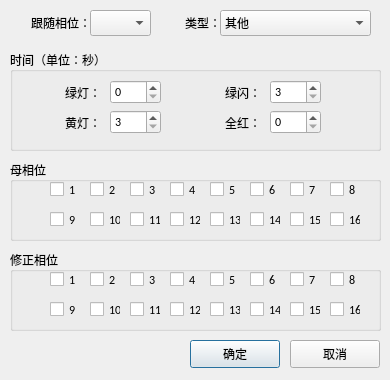
<?xml version="1.0" encoding="UTF-8"?>
<ui version="4.0">
 <class>overlap_dialog</class>
 <widget class="QDialog" name="overlap_dialog">
  <property name="geometry">
   <rect>
    <x>0</x>
    <y>0</y>
    <width>390</width>
    <height>380</height>
   </rect>
  </property>
  <property name="font">
   <font>
    <family>Calibri</family>
   </font>
  </property>
  <property name="windowTitle">
   <string>跟随相位编辑</string>
  </property>
  <widget class="QLabel" name="label">
   <property name="geometry">
    <rect>
     <x>10</x>
     <y>10</y>
     <width>81</width>
     <height>26</height>
    </rect>
   </property>
   <property name="text">
    <string>跟随相位：</string>
   </property>
   <property name="alignment">
    <set>Qt::AlignRight|Qt::AlignTrailing|Qt::AlignVCenter</set>
   </property>
  </widget>
  <widget class="QPushButton" name="pushButton_confirm">
   <property name="geometry">
    <rect>
     <x>190</x>
     <y>340</y>
     <width>90</width>
     <height>28</height>
    </rect>
   </property>
   <property name="text">
    <string>确定</string>
   </property>
  </widget>
  <widget class="QPushButton" name="pushButton_cancel">
   <property name="geometry">
    <rect>
     <x>290</x>
     <y>340</y>
     <width>90</width>
     <height>28</height>
    </rect>
   </property>
   <property name="text">
    <string>取消</string>
   </property>
  </widget>
  <widget class="QComboBox" name="comboBox_OverlapNum">
   <property name="geometry">
    <rect>
     <x>90</x>
     <y>10</y>
     <width>61</width>
     <height>26</height>
    </rect>
   </property>
  </widget>
  <widget class="QGroupBox" name="groupBox_Auxillary">
   <property name="enabled">
    <bool>true</bool>
   </property>
   <property name="geometry">
    <rect>
     <x>10</x>
     <y>50</y>
     <width>371</width>
     <height>101</height>
    </rect>
   </property>
   <property name="font">
    <font>
     <family>Calibri</family>
    </font>
   </property>
   <property name="mouseTracking">
    <bool>false</bool>
   </property>
   <property name="title">
    <string>时间（单位：秒）</string>
   </property>
   <widget class="QLabel" name="label_4">
    <property name="geometry">
     <rect>
      <x>10</x>
      <y>30</y>
      <width>81</width>
      <height>26</height>
     </rect>
    </property>
    <property name="text">
     <string>绿灯：</string>
    </property>
    <property name="alignment">
     <set>Qt::AlignRight|Qt::AlignTrailing|Qt::AlignVCenter</set>
    </property>
   </widget>
   <widget class="QLabel" name="label_6">
    <property name="geometry">
     <rect>
      <x>10</x>
      <y>60</y>
      <width>81</width>
      <height>26</height>
     </rect>
    </property>
    <property name="text">
     <string>黄灯：</string>
    </property>
    <property name="alignment">
     <set>Qt::AlignRight|Qt::AlignTrailing|Qt::AlignVCenter</set>
    </property>
   </widget>
   <widget class="QLabel" name="label_7">
    <property name="geometry">
     <rect>
      <x>160</x>
      <y>60</y>
      <width>91</width>
      <height>26</height>
     </rect>
    </property>
    <property name="text">
     <string>全红：</string>
    </property>
    <property name="alignment">
     <set>Qt::AlignRight|Qt::AlignTrailing|Qt::AlignVCenter</set>
    </property>
   </widget>
   <widget class="QSpinBox" name="spinBox_Green">
    <property name="geometry">
     <rect>
      <x>100</x>
      <y>30</y>
      <width>51</width>
      <height>24</height>
     </rect>
    </property>
    <property name="maximum">
     <number>255</number>
    </property>
   </widget>
   <widget class="QSpinBox" name="spinBox_Yellow">
    <property name="geometry">
     <rect>
      <x>100</x>
      <y>60</y>
      <width>51</width>
      <height>24</height>
     </rect>
    </property>
    <property name="minimum">
     <number>3</number>
    </property>
    <property name="maximum">
     <number>25</number>
    </property>
   </widget>
   <widget class="QSpinBox" name="spinBox_AllRed">
    <property name="geometry">
     <rect>
      <x>260</x>
      <y>60</y>
      <width>51</width>
      <height>24</height>
     </rect>
    </property>
    <property name="maximum">
     <number>25</number>
    </property>
   </widget>
   <widget class="QLabel" name="label_8">
    <property name="geometry">
     <rect>
      <x>160</x>
      <y>30</y>
      <width>91</width>
      <height>26</height>
     </rect>
    </property>
    <property name="text">
     <string>绿闪：</string>
    </property>
    <property name="alignment">
     <set>Qt::AlignRight|Qt::AlignTrailing|Qt::AlignVCenter</set>
    </property>
   </widget>
   <widget class="QSpinBox" name="spinBox_GreenFlash">
    <property name="geometry">
     <rect>
      <x>260</x>
      <y>30</y>
      <width>51</width>
      <height>24</height>
     </rect>
    </property>
    <property name="minimum">
     <number>3</number>
    </property>
    <property name="maximum">
     <number>25</number>
    </property>
   </widget>
  </widget>
  <widget class="QGroupBox" name="groupBox_Special">
   <property name="geometry">
    <rect>
     <x>10</x>
     <y>160</y>
     <width>371</width>
     <height>81</height>
    </rect>
   </property>
   <property name="contextMenuPolicy">
    <enum>Qt::NoContextMenu</enum>
   </property>
   <property name="acceptDrops">
    <bool>false</bool>
   </property>
   <property name="autoFillBackground">
    <bool>false</bool>
   </property>
   <property name="title">
    <string>母相位</string>
   </property>
   <widget class="QCheckBox" name="checkBox_S1">
    <property name="geometry">
     <rect>
      <x>40</x>
      <y>20</y>
      <width>31</width>
      <height>19</height>
     </rect>
    </property>
    <property name="text">
     <string>1</string>
    </property>
   </widget>
   <widget class="QCheckBox" name="checkBox_S2">
    <property name="geometry">
     <rect>
      <x>80</x>
      <y>20</y>
      <width>31</width>
      <height>19</height>
     </rect>
    </property>
    <property name="text">
     <string>2</string>
    </property>
   </widget>
   <widget class="QCheckBox" name="checkBox_S5">
    <property name="geometry">
     <rect>
      <x>200</x>
      <y>20</y>
      <width>31</width>
      <height>19</height>
     </rect>
    </property>
    <property name="text">
     <string>5</string>
    </property>
   </widget>
   <widget class="QCheckBox" name="checkBox_S3">
    <property name="geometry">
     <rect>
      <x>120</x>
      <y>20</y>
      <width>31</width>
      <height>19</height>
     </rect>
    </property>
    <property name="text">
     <string>3</string>
    </property>
   </widget>
   <widget class="QCheckBox" name="checkBox_S4">
    <property name="geometry">
     <rect>
      <x>160</x>
      <y>20</y>
      <width>31</width>
      <height>19</height>
     </rect>
    </property>
    <property name="text">
     <string>4</string>
    </property>
   </widget>
   <widget class="QCheckBox" name="checkBox_S6">
    <property name="geometry">
     <rect>
      <x>240</x>
      <y>20</y>
      <width>31</width>
      <height>19</height>
     </rect>
    </property>
    <property name="text">
     <string>6</string>
    </property>
   </widget>
   <widget class="QCheckBox" name="checkBox_S7">
    <property name="geometry">
     <rect>
      <x>280</x>
      <y>20</y>
      <width>31</width>
      <height>19</height>
     </rect>
    </property>
    <property name="text">
     <string>7</string>
    </property>
   </widget>
   <widget class="QCheckBox" name="checkBox_S8">
    <property name="geometry">
     <rect>
      <x>320</x>
      <y>20</y>
      <width>31</width>
      <height>19</height>
     </rect>
    </property>
    <property name="text">
     <string>8</string>
    </property>
   </widget>
   <widget class="QCheckBox" name="checkBox_S11">
    <property name="geometry">
     <rect>
      <x>120</x>
      <y>50</y>
      <width>31</width>
      <height>19</height>
     </rect>
    </property>
    <property name="text">
     <string>11</string>
    </property>
   </widget>
   <widget class="QCheckBox" name="checkBox_S15">
    <property name="geometry">
     <rect>
      <x>280</x>
      <y>50</y>
      <width>31</width>
      <height>19</height>
     </rect>
    </property>
    <property name="text">
     <string>15</string>
    </property>
   </widget>
   <widget class="QCheckBox" name="checkBox_S16">
    <property name="geometry">
     <rect>
      <x>320</x>
      <y>50</y>
      <width>31</width>
      <height>19</height>
     </rect>
    </property>
    <property name="text">
     <string>16</string>
    </property>
   </widget>
   <widget class="QCheckBox" name="checkBox_S12">
    <property name="geometry">
     <rect>
      <x>160</x>
      <y>50</y>
      <width>31</width>
      <height>19</height>
     </rect>
    </property>
    <property name="text">
     <string>12</string>
    </property>
   </widget>
   <widget class="QCheckBox" name="checkBox_S13">
    <property name="geometry">
     <rect>
      <x>200</x>
      <y>50</y>
      <width>31</width>
      <height>19</height>
     </rect>
    </property>
    <property name="text">
     <string>13</string>
    </property>
   </widget>
   <widget class="QCheckBox" name="checkBox_S14">
    <property name="geometry">
     <rect>
      <x>240</x>
      <y>50</y>
      <width>31</width>
      <height>19</height>
     </rect>
    </property>
    <property name="text">
     <string>14</string>
    </property>
   </widget>
   <widget class="QCheckBox" name="checkBox_S9">
    <property name="geometry">
     <rect>
      <x>40</x>
      <y>50</y>
      <width>31</width>
      <height>19</height>
     </rect>
    </property>
    <property name="text">
     <string>9</string>
    </property>
   </widget>
   <widget class="QCheckBox" name="checkBox_S10">
    <property name="geometry">
     <rect>
      <x>80</x>
      <y>50</y>
      <width>31</width>
      <height>19</height>
     </rect>
    </property>
    <property name="text">
     <string>10</string>
    </property>
   </widget>
  </widget>
  <widget class="QGroupBox" name="groupBox_Special_2">
   <property name="geometry">
    <rect>
     <x>10</x>
     <y>250</y>
     <width>371</width>
     <height>81</height>
    </rect>
   </property>
   <property name="contextMenuPolicy">
    <enum>Qt::NoContextMenu</enum>
   </property>
   <property name="acceptDrops">
    <bool>false</bool>
   </property>
   <property name="autoFillBackground">
    <bool>false</bool>
   </property>
   <property name="title">
    <string>修正相位</string>
   </property>
   <widget class="QCheckBox" name="checkBox_M1">
    <property name="geometry">
     <rect>
      <x>40</x>
      <y>20</y>
      <width>31</width>
      <height>19</height>
     </rect>
    </property>
    <property name="text">
     <string>1</string>
    </property>
   </widget>
   <widget class="QCheckBox" name="checkBox_M2">
    <property name="geometry">
     <rect>
      <x>80</x>
      <y>20</y>
      <width>31</width>
      <height>19</height>
     </rect>
    </property>
    <property name="text">
     <string>2</string>
    </property>
   </widget>
   <widget class="QCheckBox" name="checkBox_M5">
    <property name="geometry">
     <rect>
      <x>200</x>
      <y>20</y>
      <width>31</width>
      <height>19</height>
     </rect>
    </property>
    <property name="text">
     <string>5</string>
    </property>
   </widget>
   <widget class="QCheckBox" name="checkBox_M3">
    <property name="geometry">
     <rect>
      <x>120</x>
      <y>20</y>
      <width>31</width>
      <height>19</height>
     </rect>
    </property>
    <property name="text">
     <string>3</string>
    </property>
   </widget>
   <widget class="QCheckBox" name="checkBox_M4">
    <property name="geometry">
     <rect>
      <x>160</x>
      <y>20</y>
      <width>31</width>
      <height>19</height>
     </rect>
    </property>
    <property name="text">
     <string>4</string>
    </property>
   </widget>
   <widget class="QCheckBox" name="checkBox_M6">
    <property name="geometry">
     <rect>
      <x>240</x>
      <y>20</y>
      <width>31</width>
      <height>19</height>
     </rect>
    </property>
    <property name="text">
     <string>6</string>
    </property>
   </widget>
   <widget class="QCheckBox" name="checkBox_M7">
    <property name="geometry">
     <rect>
      <x>280</x>
      <y>20</y>
      <width>31</width>
      <height>19</height>
     </rect>
    </property>
    <property name="text">
     <string>7</string>
    </property>
   </widget>
   <widget class="QCheckBox" name="checkBox_M8">
    <property name="geometry">
     <rect>
      <x>320</x>
      <y>20</y>
      <width>31</width>
      <height>19</height>
     </rect>
    </property>
    <property name="text">
     <string>8</string>
    </property>
   </widget>
   <widget class="QCheckBox" name="checkBox_M11">
    <property name="geometry">
     <rect>
      <x>120</x>
      <y>50</y>
      <width>31</width>
      <height>19</height>
     </rect>
    </property>
    <property name="text">
     <string>11</string>
    </property>
   </widget>
   <widget class="QCheckBox" name="checkBox_M15">
    <property name="geometry">
     <rect>
      <x>280</x>
      <y>50</y>
      <width>31</width>
      <height>19</height>
     </rect>
    </property>
    <property name="text">
     <string>15</string>
    </property>
   </widget>
   <widget class="QCheckBox" name="checkBox_M16">
    <property name="geometry">
     <rect>
      <x>320</x>
      <y>50</y>
      <width>31</width>
      <height>19</height>
     </rect>
    </property>
    <property name="text">
     <string>16</string>
    </property>
   </widget>
   <widget class="QCheckBox" name="checkBox_M12">
    <property name="geometry">
     <rect>
      <x>160</x>
      <y>50</y>
      <width>31</width>
      <height>19</height>
     </rect>
    </property>
    <property name="text">
     <string>12</string>
    </property>
   </widget>
   <widget class="QCheckBox" name="checkBox_M13">
    <property name="geometry">
     <rect>
      <x>200</x>
      <y>50</y>
      <width>31</width>
      <height>19</height>
     </rect>
    </property>
    <property name="text">
     <string>13</string>
    </property>
   </widget>
   <widget class="QCheckBox" name="checkBox_M14">
    <property name="geometry">
     <rect>
      <x>240</x>
      <y>50</y>
      <width>31</width>
      <height>19</height>
     </rect>
    </property>
    <property name="text">
     <string>14</string>
    </property>
   </widget>
   <widget class="QCheckBox" name="checkBox_M9">
    <property name="geometry">
     <rect>
      <x>40</x>
      <y>50</y>
      <width>31</width>
      <height>19</height>
     </rect>
    </property>
    <property name="text">
     <string>9</string>
    </property>
   </widget>
   <widget class="QCheckBox" name="checkBox_M10">
    <property name="geometry">
     <rect>
      <x>80</x>
      <y>50</y>
      <width>31</width>
      <height>19</height>
     </rect>
    </property>
    <property name="text">
     <string>10</string>
    </property>
   </widget>
  </widget>
  <widget class="QLabel" name="label_5">
   <property name="geometry">
    <rect>
     <x>150</x>
     <y>10</y>
     <width>71</width>
     <height>26</height>
    </rect>
   </property>
   <property name="text">
    <string>类型：</string>
   </property>
   <property name="alignment">
    <set>Qt::AlignRight|Qt::AlignTrailing|Qt::AlignVCenter</set>
   </property>
  </widget>
  <widget class="QComboBox" name="comboBox_type">
   <property name="geometry">
    <rect>
     <x>220</x>
     <y>10</y>
     <width>151</width>
     <height>26</height>
    </rect>
   </property>
   <item>
    <property name="text">
     <string>其他</string>
    </property>
   </item>
   <item>
    <property name="text">
     <string>常规</string>
    </property>
   </item>
   <item>
    <property name="text">
     <string>黄绿停止</string>
    </property>
   </item>
  </widget>
 </widget>
 <resources/>
 <connections/>
</ui>
